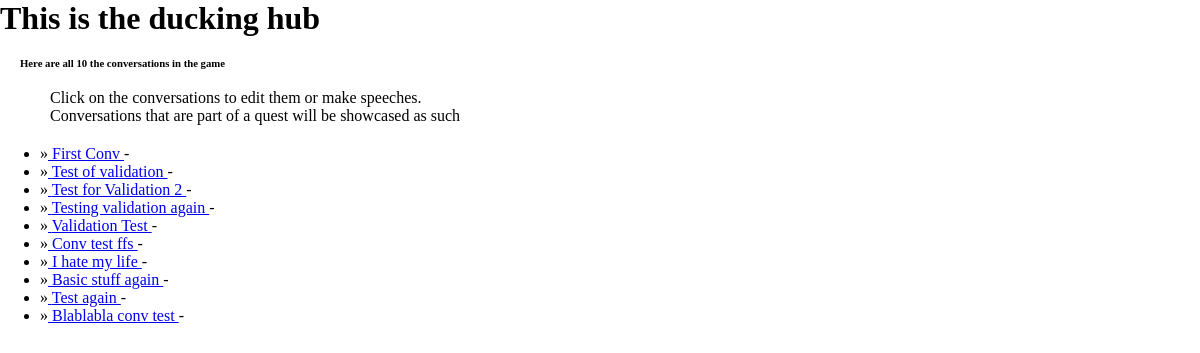
Page /all/conv on the earlier database version.
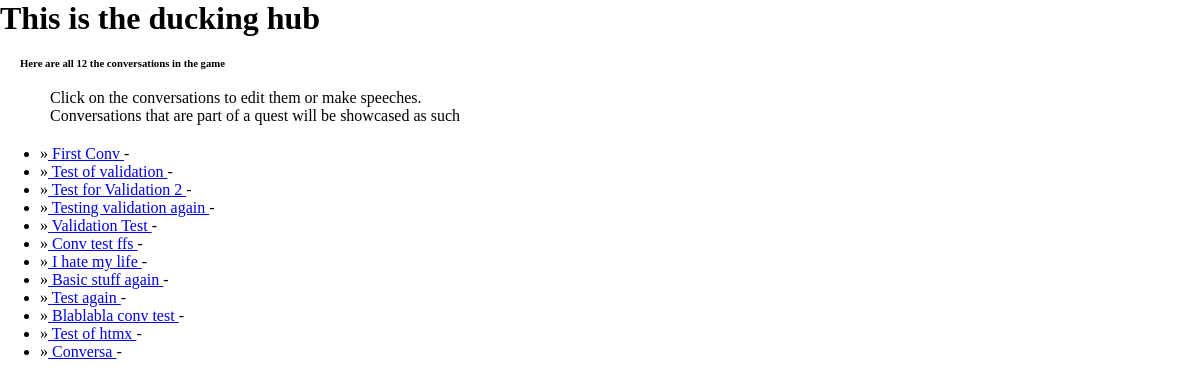
Same page on the later database version.
### a_characters/models.py (models this page shows, shortened)
class Conversation(models.Model):
    title = models.CharField(max_length=250, unique=True)
    condition = models.TextField(blank=True, null=True)    # Just a forewarning to implementing the quest
    description = models.TextField()        # Context
    creation = models.TimeField(auto_now_add=True)  # For data collection purposes
    is_quest = models.BooleanField(default=False)   # Practical delimiter
    is_cutscene = models.BooleanField(default=False)   # Signals if it requires more attention
    is_linear = models.BooleanField(default=True)   #Signals if it it is linear.
    quest_step = models.PositiveIntegerField(default=0) #useful to order several quests.
    total_speeches = models.PositiveIntegerField(default=0) #counter of quests
    broken_chain = models.BooleanField(default=False)
    my_code = models.TextField(blank=True, null=True)
    location = models.ForeignKey(   # No need to have it, it is more useful if it is part of a quest, or cutscene
        Location,
        blank = True,
        null=True,
        on_delete=models.PROTECT
    )
    quest = models.ForeignKey(  # If quest step > 1 it HAS to have a quest indexed. Remember this on the forms
        Quest,
        blank = True,
        null=True,
        on_delete=models.PROTECT
    )
    id = models.CharField(max_length=100, default=uuid.uuid4, unique=True, primary_key=True, editable=False)

### a_characters/views.py (the view)
# urls.py: path('all/conv', all_conv_view, name='all_conv'),
def all_conv_view(request):
    all_conv = Conversation.objects.values_list('title', 'id', 'is_quest', 'quest_step')
    total_convs = len(all_conv)
    return render(request, 'site/all_conv.html', { "convs" : all_conv, "total_conv" : total_convs } )

### templates/site/all_conv.html
{% extends 'base.html'%}
{% block layout %}
<main class="wrapper">
    {% block content %}
    <div class="list">
        <header class="list-info">
            <h6 class="list-info-title">
                Here are all {{ total_conv }} the conversations in the game
            </h6>
            <p>Click on the conversations to edit them or make speeches.</p>
            <p>Conversations that are part of a quest will be showcased as such</p>
        </header>
        <ul>
            {% for conv in convs %}
            <li><a href="{% url 'edit_conv' conv.1 %}"> {{ conv.0 }} </a> - {% if conv.2 == 1 %} [QUEST step {{conv.3}}] {% endif %} </li>
            {% endfor %}
        </ul>
    </div>
    {% endblock %}
</main>
{% endblock %}

Differences in the rows shown:
added Conversation: title "Test of htmx"
added Conversation: title "Conversa"
Other differences:
{{ total_conv }}: "10" → "12"
